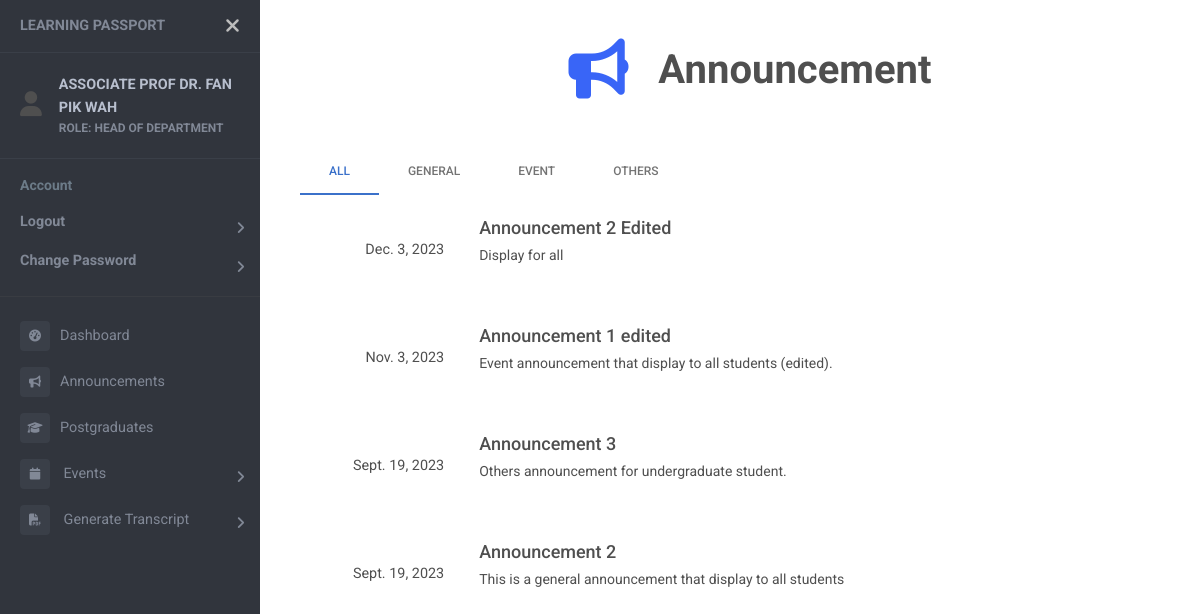
Page /announcements (signed in) on the earlier database version.
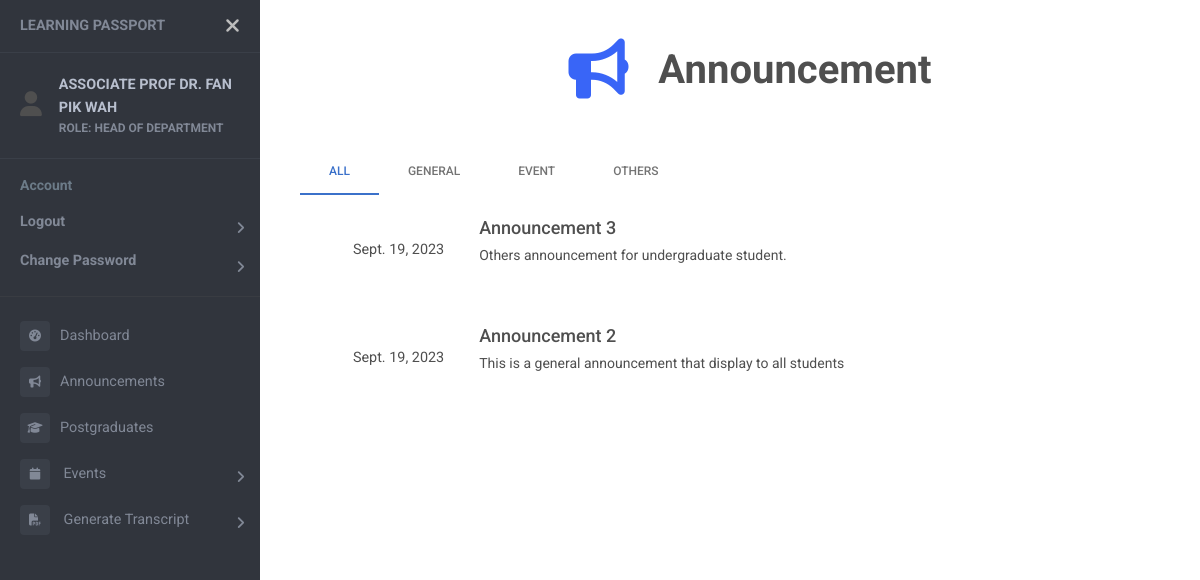
Same page on the later database version.
### events/models.py (models this page shows)
class Announcement (models.Model):
    title = models.CharField(max_length=100)
    content = models.CharField(max_length=500)
    user = models.ForeignKey(User, on_delete=models.SET_NULL, null=True)
    TYPE = (
        (1, "General"),
        (2, "Event"),
        (3, "Others"),
    )
    category = models.SmallIntegerField(choices=TYPE)
    LEVEL = (
        (1, "All"),
        (2, "Undergrad"),
        (3, "Postgrad"),
    )
    display_to = models.SmallIntegerField(choices=LEVEL)
    created_time = models.DateTimeField(auto_now=True)

### events/views.py (the view, shortened to what this page needs)
# urls.py: path('announcements', views.announcementListView, name="announcements"),
@login_required
def announcementListView(request):
    if request.user.role in 'SUPER ADMIN LECTURER HEAD OF DEPARTMENT':
        anns = Announcement.objects.all().order_by("-created_time")
        general_anns = Announcement.objects.filter(category=1).order_by("-created_time")
        event_anns = Announcement.objects.filter(category=2).order_by("-created_time")
        others_anns = Announcement.objects.filter(category=3).order_by("-created_time")
    cat_obj = Announcement.category.field.choices
    for_obj = Announcement.display_to.field.choices
    context = {
        "anns": anns,
        "general_anns": general_anns,
        "event_anns": event_anns,
        "others_anns": others_anns,
        "cat_obj": cat_obj,
        "for_obj": for_obj,
        "page_name": "Announcement",
        "icon": "fa-solid fa-bullhorn fa-xl"
    }
    return render (request, "announcement.html", context)

### templates/announcement.html (shortened to what this page needs)
{% extends "sidebar.html" %}
{% block content %}
{% load static %}
<head>
  <link rel="stylesheet" type="text/css" href="{% static 'css/announcement.css' %}">
</head>
    <div class="announcement-tabs">
        <ul class="nav nav-tabs" id="announcementTabs" role="tablist">
            <li class="nav-item" role="presentation">
                <a class="nav-link active" id="all-tab" data-toggle="tab" href="#all" role="tab">All</a>
            </li>
            <li class="nav-item" role="presentation">
                <a class="nav-link" id="general-tab" data-toggle="tab" href="#general" role="tab">General</a>
            </li>
            <li class="nav-item" role="presentation">
                <a class="nav-link" id="event-tab" data-toggle="tab" href="#event" role="tab">Event</a>
            </li>
            <li class="nav-item" role="presentation">
                <a class="nav-link" id="others-tab" data-toggle="tab" href="#others" role="tab">Others</a>
            </li>
        </ul>
        <br>
        <div class="tab-content" id="announcementTabContent">
            <div class="tab-pane fade show active" id="all" role="tabpanel">
                {% for ann in anns %}
                <div class="announcement">
                    <div class="announcement-date">
                        <span class="date">{{ann.created_time.date}}</span>
                    </div>
                    <div class="announcement-content">
                        <h3 class="announcement-title">{{ann.title}}</h3>
                        <p class="announcement-description">{{ann.content}}</p>
                    </div>
                </div>
                <br>
                {% endfor %}
            </div>
        </div>
    </div>
    </div>
  <br>
{% endblock %}

Differences in the rows shown:
removed Announcement: created_time "Dec. 3, 2023", title "Announcement 2 Edited", content "Display for all"
removed Announcement: created_time "Nov. 3, 2023", title "Announcement 1 edited", content "Event announcement that display to all students (edited)."
